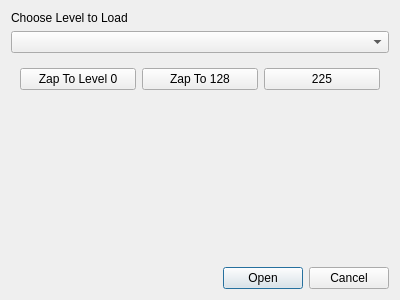
<?xml version="1.0" encoding="UTF-8"?>
<ui version="4.0">
 <class>DialogLoad</class>
 <widget class="QDialog" name="DialogLoad">
  <property name="geometry">
   <rect>
    <x>0</x>
    <y>0</y>
    <width>400</width>
    <height>300</height>
   </rect>
  </property>
  <property name="windowTitle">
   <string>Dialog</string>
  </property>
  <layout class="QVBoxLayout" name="verticalLayout">
   <item>
    <widget class="QLabel" name="label">
     <property name="sizePolicy">
      <sizepolicy hsizetype="Preferred" vsizetype="Fixed">
       <horstretch>0</horstretch>
       <verstretch>0</verstretch>
      </sizepolicy>
     </property>
     <property name="text">
      <string>Choose Level to Load</string>
     </property>
    </widget>
   </item>
   <item>
    <widget class="QComboBox" name="comboBox"/>
   </item>
   <item>
    <widget class="QFrame" name="horizontalFrame">
     <property name="sizePolicy">
      <sizepolicy hsizetype="Preferred" vsizetype="Maximum">
       <horstretch>0</horstretch>
       <verstretch>0</verstretch>
      </sizepolicy>
     </property>
     <layout class="QHBoxLayout" name="horizontalLayout">
      <item>
       <widget class="QPushButton" name="buttonZap0">
        <property name="toolTip">
         <string>Jump the selector above to first entry.</string>
        </property>
        <property name="text">
         <string>Zap To Level 0</string>
        </property>
       </widget>
      </item>
      <item>
       <widget class="QPushButton" name="buttonZap128">
        <property name="toolTip">
         <string>Jump the selector above to middle entry.</string>
        </property>
        <property name="text">
         <string>Zap To 128</string>
        </property>
       </widget>
      </item>
      <item>
       <widget class="QPushButton" name="buttonZap255">
        <property name="toolTip">
         <string>Jump the selector above near last entries.</string>
        </property>
        <property name="text">
         <string>225</string>
        </property>
       </widget>
      </item>
     </layout>
    </widget>
   </item>
   <item>
    <widget class="QLabel" name="preview">
     <property name="text">
      <string/>
     </property>
     <property name="pixmap">
      <pixmap resource="QtSssSNibblers.qrc">:/Images/bonus4.svg</pixmap>
     </property>
     <property name="scaledContents">
      <bool>true</bool>
     </property>
    </widget>
   </item>
   <item>
    <widget class="QLabel" name="warning">
     <property name="sizePolicy">
      <sizepolicy hsizetype="Preferred" vsizetype="Maximum">
       <horstretch>0</horstretch>
       <verstretch>0</verstretch>
      </sizepolicy>
     </property>
     <property name="font">
      <font>
       <weight>75</weight>
       <bold>true</bold>
      </font>
     </property>
     <property name="styleSheet">
      <string notr="true">color: rgb(242, 0, 46);</string>
     </property>
     <property name="text">
      <string notr="true"/>
     </property>
     <property name="wordWrap">
      <bool>true</bool>
     </property>
     <property name="textInteractionFlags">
      <set>Qt::TextSelectableByKeyboard|Qt::TextSelectableByMouse</set>
     </property>
    </widget>
   </item>
   <item>
    <widget class="QDialogButtonBox" name="buttonBox">
     <property name="orientation">
      <enum>Qt::Horizontal</enum>
     </property>
     <property name="standardButtons">
      <set>QDialogButtonBox::Cancel|QDialogButtonBox::Open</set>
     </property>
    </widget>
   </item>
  </layout>
 </widget>
 <resources>
  <include location="QtSssSNibblers.qrc"/>
 </resources>
 <connections>
  <connection>
   <sender>buttonBox</sender>
   <signal>accepted()</signal>
   <receiver>DialogLoad</receiver>
   <slot>accept()</slot>
   <hints>
    <hint type="sourcelabel">
     <x>248</x>
     <y>254</y>
    </hint>
    <hint type="destinationlabel">
     <x>157</x>
     <y>274</y>
    </hint>
   </hints>
  </connection>
  <connection>
   <sender>buttonBox</sender>
   <signal>rejected()</signal>
   <receiver>DialogLoad</receiver>
   <slot>reject()</slot>
   <hints>
    <hint type="sourcelabel">
     <x>316</x>
     <y>260</y>
    </hint>
    <hint type="destinationlabel">
     <x>286</x>
     <y>274</y>
    </hint>
   </hints>
  </connection>
 </connections>
</ui>
